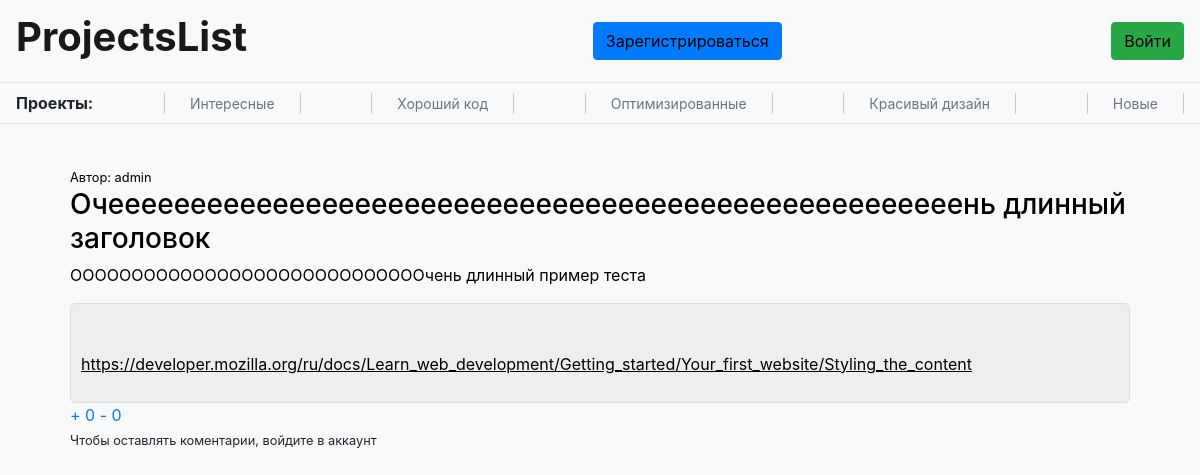
The page /posts/9 on the database as committed earlier.
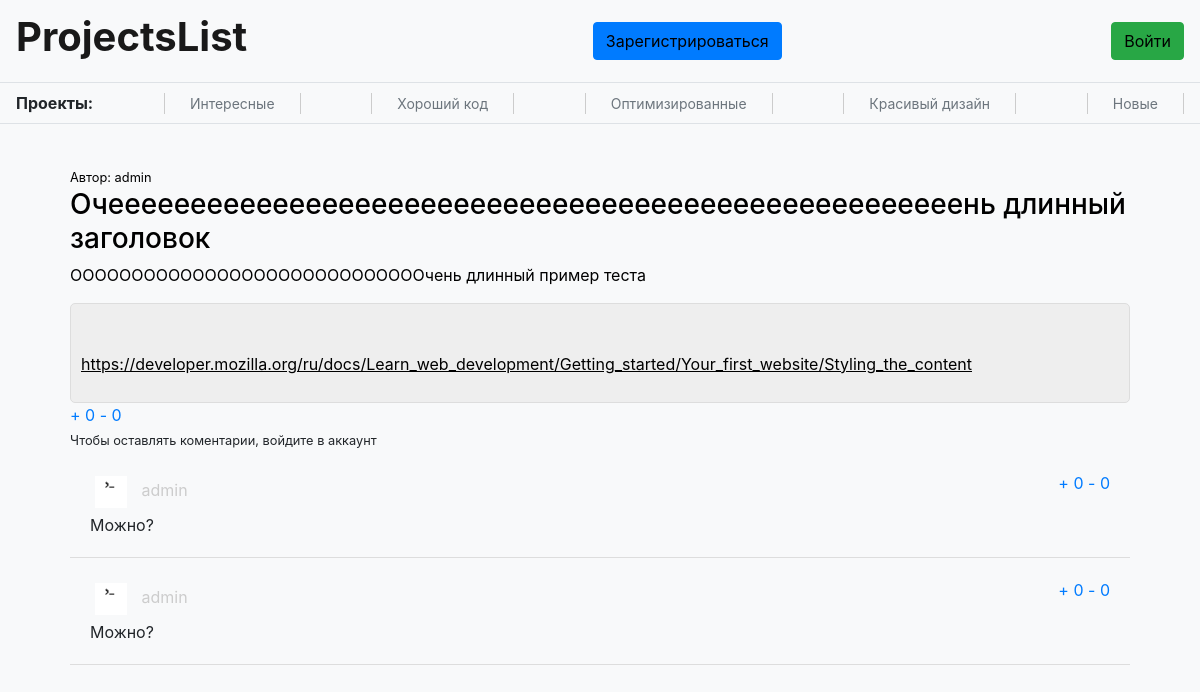
The same page on the database as committed later.
### data/users.py (models this page shows, shortened)
class User(SqlAlchemyBase, UserMixin):
    __tablename__ = 'users'
    id = sa.Column(sa.Integer, primary_key=True, autoincrement=True)
    name = sa.Column(sa.String)
    mail = sa.Column(sa.String, unique=True)
    hashed_password = sa.Column(sa.String)
    info = sa.Column(sa.String)
    image = sa.Column(sa.String)
    github = sa.Column(sa.String)
    create_time = sa.Column(sa.DateTime, default=datetime.now)
    posts = sa.orm.relationship('Post', back_populates='author')
    comments = sa.orm.relationship('Comment', back_populates='author')
    liked_posts = sa.orm.relationship('Post', back_populates='users_who_liked', secondary='rating_posts')
    liked_comments = sa.orm.relationship('Comment', back_populates='users_who_liked', secondary='rating_comments')

### data/posts.py (models this page shows)
class Post(SqlAlchemyBase):
    __tablename__ = 'posts'
    id = sa.Column(sa.Integer, primary_key=True, autoincrement=True)
    title = sa.Column(sa.String)
    text = sa.Column(sa.String)
    project_link = sa.Column(sa.String)
    category = sa.Column(sa.String)
    like = sa.Column(sa.Integer, default=0)
    dislike = sa.Column(sa.Integer, default=0)
    create_time = sa.Column(sa.DateTime, default=datetime.now)
    author = sa.orm.relationship('User', back_populates='posts')
    author_id = sa.Column(sa.Integer, sa.ForeignKey('users.id'))
    users_who_liked = sa.orm.relationship('User', back_populates='liked_posts', secondary='rating_posts')
    comments = sa.orm.relationship('Comment', back_populates='post')

### data/comments.py (models this page shows)
class Comment(SqlAlchemyBase):
    __tablename__ = 'comments'
    id = sa.Column(sa.Integer, primary_key=True, autoincrement=True)
    text = sa.Column(sa.String)
    like = sa.Column(sa.Integer, default=0)
    dislike = sa.Column(sa.Integer, default=0)
    create_time = sa.Column(sa.DateTime, default=datetime.now)
    author = sa.orm.relationship('User', back_populates='comments')
    author_id = sa.Column(sa.Integer, sa.ForeignKey('users.id'))
    post = sa.orm.relationship('Post', back_populates='comments')
    post_id = sa.Column(sa.Integer, sa.ForeignKey('posts.id'))
    answer_id = sa.Column(sa.Integer, sa.ForeignKey('comments.id'))
    answer = sa.orm.relationship('Comment')
    users_who_liked = sa.orm.relationship('User', back_populates='liked_comments', secondary='rating_comments')

### server.py (the view, shortened to what this page needs)
@app.route('/posts/<int:id>', methods=['GET', 'POST'])
def post_view(id):
    try:
        form = CommentForm()
        db = db_session.create_session()
        post = db.query(Post).filter(Post.id==id).first()
        if post:
            info = get_repo_info(post.project_link)
            return flask.render_template('post_view.html', title=post.title, post=post, form=form, info=info)
        else:
            flask.abort(404, 'Пост не найден')
    finally:
        db.close()

### data/db_session.py (called while the page is built)
def create_session() -> Session:
    global __factory
    return __factory()

### server.py (called while the page is built)
def get_repo_info(github_link: str):
    try:
        if 'github.com' in github_link:
            name, repo = github_link.rstrip('/').split('/')[-2:]
            info = requests.get(f'https://api.github.com/repos/{name}/{repo}').json()
            out = {'stars': info['watchers_count'],
                   'image': info['owner']['avatar_url'],
                    'author': name,
                    'description': info['description'],
                    'language': info['language']}
            return out
        else:
            return {}
    except Exception as e:
        print('Возникла проблема с API', e)
        return {}

### templates/post_view.html (shortened to what this page needs)
{% extends "base.html" %}
{% block content %}
<div class='container'>
	<div class='post'>
		<div class='post-info'>
            <small>Автор: <a href='/user{{ post.author_id }}'>{{ post.author.name }}</a></small>
			<h3>{{ post.title }}</h3>
			<p style='white-space: pre-wrap;'>{{ post.text }}</p>
			<a href='{{ post.project_link }}'>
			<div class='github_link'>
				<p class='author'>
                </p>
				<p class='link'>{{ post.project_link }}</p>
			</div>
			</a>
		</div>
		<div class='rating-post'>
			<div class='like' style='display: inline-block'>
				<a href={{ url_for('post_like_action', id=post.id, action='like') }}>+ {{post.like}}</a>
			</div>
			<div class='dislike' style='display: inline-block'>
				<a href={{ url_for('post_like_action', id=post.id, action='dislike') }}>- {{post.dislike}}</a>
			</div>
		</div>
	</div>
    {% if current_user.is_authenticated %}
        <div class='sumbit-comment'>
            <form action="" method="post">
            {{ form.hidden_tag() }}
            <p>
                {{ form.text.label }}<br>
                {{ form.text(class="form-control") }}<br>
                {% for error in form.text.errors %}
                <p class="alert alert-danger" role="alert">
                    {{ error }}
                </p>
                {% endfor %}
            </p>
            <p>{{ form.submit(type="submit", class="btn btn-primary") }}</p>
            {% if message %}
                <p class="alert alert-danger" role="alert">{{ message }}</p>
            {% endif %}
            </form>
        </div>
    {% else %}
    <small>Чтобы оставлять коментарии, войдите в аккаунт</small>
    {% endif %}
    {% for comment in post.comments[::-1] %}
	<div class='comment'>
		<div class='comment-author' style='display: inline-block'>
            <img src='/{{ comment.author.image }}'/img>
			{{ comment.author.name }}
		</div>
		<div class='comment-rating' style='display: inline-block; float: right'>
			<div class='like' style='display: inline-block'>
				<a href={{ url_for('comment_like_action', id=comment.id, action='like') }}>+ {{comment.like}}</a>
			</div>
			<div class='dislike' style='display: inline-block'>
				<a href={{ url_for('comment_like_action', id=comment.id, action='dislike') }}>- {{comment.dislike}}</a>
			</div>
		</div>
		<div class='comment-text' style='white-space: pre-wrap;'>{{ comment.text }}</div>
	</div>
	{% endfor %}
</div>
{% endblock %}

### templates/base.html (shortened to what this page needs)
<!doctype html>
<html lang="en">
<head>
    <link rel="stylesheet"
          href="https://stackpath.bootstrapcdn.com/bootstrap/4.4.1/css/bootstrap.min.css"
>
    <link text="text/css"  href="{{ url_for('static', filename='css/style.css') }}" rel="stylesheet">
</head>
<body>
<header>
    <nav class="navbar navbar-light bg-light">
        <a class="navbar-brand" href='/'><h1><b>ProjectsList</b></h1></a>
        {% if current_user.is_authenticated %}
        	<div class='user-navbar'>
			<img class='user-icon' src='/{{current_user.image}}' width='42' height='42' /img>
			<a class='user-name' href="/user{{current_user.id}}">{{ current_user.name }}</a>
		</div>
        {% else %}
		<a class="btn btn-primary " href="/register">Зарегистрироваться</a>
		<a class="btn btn-success" href="/login">Войти</a>
        {% endif %}
    </nav>
    <nav class="category navbar navbar-light bg-light">
        <b>Проекты:</b>
        <a href='/interesting'>Интересные</a>
        <a href='/goodcode'>Хороший код</a>
        <a href='/optimized'>Оптимизированные</a>
        <a href='/beautifuldesign '>Красивый дизайн</a>
        <a href='/new'>Новые</a>
    </nav>
</header>
<main role="main" class='container'>
    {% block content %}{% endblock %}
</main>
</body>
</html>

### static/css/style.css (style rules this page uses)
.container { justify-content: space-between; flex-wrap: wrap; padding: 20px; }
.comment { padding: 20px; overflow-wrap: break-word; border-bottom: 1px solid #ddd; }
.comment .comment-author { color: #ccc; }
.comment .comment-author img { height: 2em; vertical-align: middle; margin: 5px; margin-right: 10px; }
.post-info { color: black; }
.post-info a { color: black; }
.github_link { color: #333; border: 1px solid #ddd; border-radius: 5px; padding: 10px; background-color: #eee; }
.github_link .link { color: black; text-decoration: underline; }
.github_link .author, .stars, .language { font-size: 0.9em; color: #555; }
body { background-color: #f8f9fa; }
.navbar { border-bottom: 1px solid #dee2e6; }
.navbar a { text-decoration: none; color: #000; }
.category a { color: #6c757d; font-size: 14px; border-right: 1px solid; border-left: 1px solid; border-color: #ccc; padding-right: 25px; padding-left: 25px; }

Rows that differ between the two databases and show on the page:
added Comment: author.image (picture), author.name "admin", like "0", dislike "0", text "Можно?"
added Comment: author.image (picture), author.name "admin", like "0", dislike "0", text "Можно?"
